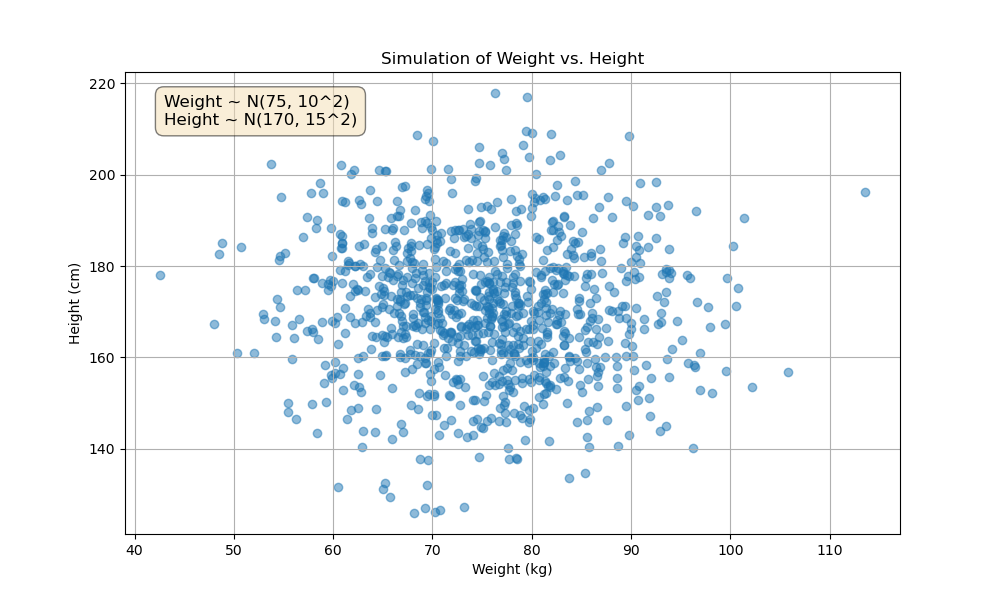

Reproduce this figure in Python.

import numpy as np
import matplotlib.pyplot as plt

# Generate random data
np.random.seed(42)
num_samples = 1000
weight = np.random.normal(loc=75, scale=10, size=num_samples)
height = np.random.normal(loc=170, scale=15, size=num_samples)

# Create the plot
plt.figure(figsize=(10, 6))
plt.scatter(weight, height, alpha=0.5)
plt.title('Simulation of Weight vs. Height')
plt.xlabel('Weight (kg)')
plt.ylabel('Height (cm)')
plt.grid(True)

# Add a text box with the equations
equation_text = (
    f"Weight ~ N(75, 10^2)\n"
    f"Height ~ N(170, 15^2)"
)
plt.text(0.05, 0.95, equation_text, transform=plt.gca().transAxes,
         fontsize=12, verticalalignment='top',
         bbox=dict(boxstyle='round,pad=0.5', fc='wheat', alpha=0.5))

# Save the plot
plt.savefig('simulation.png')

print("Simulation complete. Plot saved to simulation.png")
